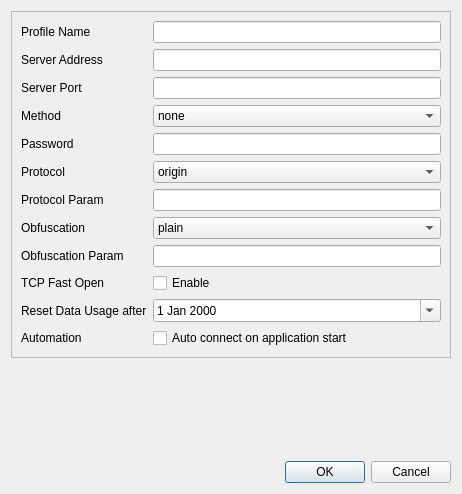
<?xml version="1.0" encoding="UTF-8"?>
<ui version="4.0">
 <class>SSREditDialog</class>
 <widget class="QDialog" name="SSREditDialog">
  <property name="geometry">
   <rect>
    <x>0</x>
    <y>0</y>
    <width>462</width>
    <height>494</height>
   </rect>
  </property>
  <property name="windowTitle">
   <string>Profile Editor</string>
  </property>
  <layout class="QVBoxLayout" name="verticalLayout">
   <item>
    <widget class="QFrame" name="editFrame">
     <property name="frameShape">
      <enum>QFrame::StyledPanel</enum>
     </property>
     <property name="frameShadow">
      <enum>QFrame::Raised</enum>
     </property>
     <layout class="QFormLayout" name="formLayout">
      <property name="sizeConstraint">
       <enum>QLayout::SetMaximumSize</enum>
      </property>
      <property name="fieldGrowthPolicy">
       <enum>QFormLayout::ExpandingFieldsGrow</enum>
      </property>
      <property name="rowWrapPolicy">
       <enum>QFormLayout::WrapLongRows</enum>
      </property>
      <property name="labelAlignment">
       <set>Qt::AlignLeading|Qt::AlignLeft|Qt::AlignVCenter</set>
      </property>
      <item row="1" column="0">
       <widget class="QLabel" name="nameLabel">
        <property name="text">
         <string>Profile Name</string>
        </property>
       </widget>
      </item>
      <item row="1" column="1">
       <widget class="QLineEdit" name="nameEdit"/>
      </item>
      <item row="2" column="0">
       <widget class="QLabel" name="serverAddrLabel">
        <property name="text">
         <string>Server Address</string>
        </property>
       </widget>
      </item>
      <item row="2" column="1">
       <widget class="QLineEdit" name="serverAddrEdit"/>
      </item>
      <item row="3" column="0">
       <widget class="QLabel" name="serverPortLabel">
        <property name="text">
         <string>Server Port</string>
        </property>
       </widget>
      </item>
      <item row="3" column="1">
       <widget class="QLineEdit" name="serverPortEdit">
        <property name="inputMethodHints">
         <set>Qt::ImhDigitsOnly|Qt::ImhPreferNumbers</set>
        </property>
       </widget>
      </item>
      <item row="4" column="0">
       <widget class="QLabel" name="label_5">
        <property name="text">
         <string>Method</string>
        </property>
       </widget>
      </item>
      <item row="4" column="1">
       <widget class="QComboBox" name="methodComboBox">
        <property name="sizePolicy">
         <sizepolicy hsizetype="Expanding" vsizetype="Fixed">
          <horstretch>0</horstretch>
          <verstretch>0</verstretch>
         </sizepolicy>
        </property>
        <item>
         <property name="text">
          <string>none</string>
         </property>
        </item>
        <item>
         <property name="text">
          <string>rc4</string>
         </property>
        </item>
        <item>
         <property name="text">
          <string>rc4-md5</string>
         </property>
        </item>
        <item>
         <property name="text">
          <string>rc4-md5-6</string>
         </property>
        </item>
        <item>
         <property name="text">
          <string>aes-128-cfb</string>
         </property>
        </item>
        <item>
         <property name="text">
          <string>aes-192-cfb</string>
         </property>
        </item>
        <item>
         <property name="text">
          <string>aes-256-cfb</string>
         </property>
        </item>
        <item>
         <property name="text">
          <string>aes-128-ctr</string>
         </property>
        </item>
        <item>
         <property name="text">
          <string>aes-192-ctr</string>
         </property>
        </item>
        <item>
         <property name="text">
          <string>aes-256-ctr</string>
         </property>
        </item>
        <item>
         <property name="text">
          <string>bf-cfb</string>
         </property>
        </item>
        <item>
         <property name="text">
          <string>camellia-128-cfb</string>
         </property>
        </item>
        <item>
         <property name="text">
          <string>camellia-192-cfb</string>
         </property>
        </item>
        <item>
         <property name="text">
          <string>camellia-256-cfb</string>
         </property>
        </item>
        <item>
         <property name="text">
          <string>cast5-cfb</string>
         </property>
        </item>
        <item>
         <property name="text">
          <string>des-cfb</string>
         </property>
        </item>
        <item>
         <property name="text">
          <string>idea-cfb</string>
         </property>
        </item>
        <item>
         <property name="text">
          <string>rc2-cfb</string>
         </property>
        </item>
        <item>
         <property name="text">
          <string>seed-cfb</string>
         </property>
        </item>
        <item>
         <property name="text">
          <string>salsa20</string>
         </property>
        </item>
        <item>
         <property name="text">
          <string>chacha20</string>
         </property>
        </item>
        <item>
         <property name="text">
          <string>chacha20-ietf</string>
         </property>
        </item>
       </widget>
      </item>
      <item row="5" column="0">
       <widget class="QLabel" name="pwdLabel">
        <property name="text">
         <string>Password</string>
        </property>
       </widget>
      </item>
      <item row="5" column="1">
       <widget class="QLineEdit" name="pwdEdit">
        <property name="inputMethodHints">
         <set>Qt::ImhNoAutoUppercase|Qt::ImhNoPredictiveText|Qt::ImhSensitiveData</set>
        </property>
        <property name="echoMode">
         <enum>QLineEdit::PasswordEchoOnEdit</enum>
        </property>
       </widget>
      </item>
      <item row="6" column="0">
       <widget class="QLabel" name="label_6">
        <property name="text">
         <string>Protocol</string>
        </property>
       </widget>
      </item>
      <item row="6" column="1">
       <widget class="QComboBox" name="protocolComboBox">
        <property name="sizePolicy">
         <sizepolicy hsizetype="Expanding" vsizetype="Fixed">
          <horstretch>0</horstretch>
          <verstretch>0</verstretch>
         </sizepolicy>
        </property>
        <item>
         <property name="text">
          <string>origin</string>
         </property>
        </item>
        <item>
         <property name="text">
          <string>verify_simple</string>
         </property>
        </item>
        <item>
         <property name="text">
          <string>auth_simple</string>
         </property>
        </item>
        <item>
         <property name="text">
          <string>auth_sha1</string>
         </property>
        </item>
        <item>
         <property name="text">
          <string>auth_sha1_v2</string>
         </property>
        </item>
        <item>
         <property name="text">
          <string>auth_sha1_v4</string>
         </property>
        </item>
        <item>
         <property name="text">
          <string>auth_aes128_sha1</string>
         </property>
        </item>
        <item>
         <property name="text">
          <string>auth_aes128_md5</string>
         </property>
        </item>
        <item>
         <property name="text">
          <string>auth_chain_a</string>
         </property>
        </item>
        <item>
         <property name="text">
          <string>auth_chain_b</string>
         </property>
        </item>
        <item>
         <property name="text">
          <string>auth_chain_c</string>
         </property>
        </item>
        <item>
         <property name="text">
          <string>auth_chain_d</string>
         </property>
        </item>
        <item>
         <property name="text">
          <string>auth_chain_e</string>
         </property>
        </item>
        <item>
         <property name="text">
          <string>auth_chain_f</string>
         </property>
        </item>
        <item>
         <property name="text">
          <string>auth_akarin_rand</string>
         </property>
        </item>
        <item>
         <property name="text">
          <string>auth_akarin_spec_a</string>
         </property>
        </item>
       </widget>
      </item>
      <item row="7" column="0">
       <widget class="QLabel" name="label_7">
        <property name="text">
         <string>Protocol Param</string>
        </property>
       </widget>
      </item>
      <item row="7" column="1">
       <widget class="QLineEdit" name="protocolParamEdit"/>
      </item>
      <item row="8" column="0">
       <widget class="QLabel" name="label_8">
        <property name="text">
         <string>Obfuscation</string>
        </property>
       </widget>
      </item>
      <item row="8" column="1">
       <widget class="QComboBox" name="obfsComboBox">
        <property name="sizePolicy">
         <sizepolicy hsizetype="Expanding" vsizetype="Fixed">
          <horstretch>0</horstretch>
          <verstretch>0</verstretch>
         </sizepolicy>
        </property>
        <item>
         <property name="text">
          <string>plain</string>
         </property>
        </item>
        <item>
         <property name="text">
          <string>http_simple</string>
         </property>
        </item>
        <item>
         <property name="text">
          <string>http_post</string>
         </property>
        </item>
        <item>
         <property name="text">
          <string>tls1.2_ticket_auth</string>
         </property>
        </item>
       </widget>
      </item>
      <item row="9" column="0">
       <widget class="QLabel" name="label">
        <property name="text">
         <string>Obfuscation Param</string>
        </property>
       </widget>
      </item>
      <item row="9" column="1">
       <widget class="QLineEdit" name="obfsParamEdit"/>
      </item>
      <item row="10" column="0">
       <widget class="QLabel" name="tcpFastOpenLabel">
        <property name="text">
         <string>TCP Fast Open</string>
        </property>
       </widget>
      </item>
      <item row="10" column="1">
       <widget class="QCheckBox" name="tcpFastOpenCheckBox">
        <property name="text">
         <string>Enable</string>
        </property>
       </widget>
      </item>
      <item row="11" column="0">
       <widget class="QLabel" name="resetDateLabel">
        <property name="text">
         <string>Reset Data Usage after</string>
        </property>
       </widget>
      </item>
      <item row="11" column="1">
       <widget class="QDateEdit" name="resetDateEdit">
        <property name="sizePolicy">
         <sizepolicy hsizetype="Expanding" vsizetype="Fixed">
          <horstretch>0</horstretch>
          <verstretch>0</verstretch>
         </sizepolicy>
        </property>
        <property name="calendarPopup">
         <bool>true</bool>
        </property>
       </widget>
      </item>
      <item row="12" column="0">
       <widget class="QLabel" name="autoStartLabel">
        <property name="text">
         <string>Automation</string>
        </property>
       </widget>
      </item>
      <item row="12" column="1">
       <widget class="QCheckBox" name="autoStartCheckBox">
        <property name="sizePolicy">
         <sizepolicy hsizetype="Expanding" vsizetype="Fixed">
          <horstretch>0</horstretch>
          <verstretch>0</verstretch>
         </sizepolicy>
        </property>
        <property name="text">
         <string>Auto connect on application start</string>
        </property>
       </widget>
      </item>
     </layout>
    </widget>
   </item>
   <item>
    <spacer name="verticalSpacer">
     <property name="orientation">
      <enum>Qt::Vertical</enum>
     </property>
     <property name="sizeHint" stdset="0">
      <size>
       <width>20</width>
       <height>0</height>
      </size>
     </property>
    </spacer>
   </item>
   <item>
    <widget class="QDialogButtonBox" name="buttonBox">
     <property name="orientation">
      <enum>Qt::Horizontal</enum>
     </property>
     <property name="standardButtons">
      <set>QDialogButtonBox::Cancel|QDialogButtonBox::Ok</set>
     </property>
    </widget>
   </item>
  </layout>
 </widget>
 <tabstops>
  <tabstop>nameEdit</tabstop>
  <tabstop>serverAddrEdit</tabstop>
  <tabstop>serverPortEdit</tabstop>
  <tabstop>pwdEdit</tabstop>
  <tabstop>resetDateEdit</tabstop>
  <tabstop>autoStartCheckBox</tabstop>
 </tabstops>
 <resources/>
 <connections>
  <connection>
   <sender>buttonBox</sender>
   <signal>rejected()</signal>
   <receiver>SSREditDialog</receiver>
   <slot>reject()</slot>
   <hints>
    <hint type="sourcelabel">
     <x>230</x>
     <y>473</y>
    </hint>
    <hint type="destinationlabel">
     <x>230</x>
     <y>246</y>
    </hint>
   </hints>
  </connection>
 </connections>
</ui>
